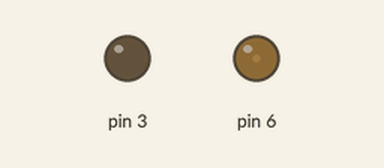
A sketch run on a simulated Arduino Uno, built with avr-gcc and run on an emulated ATmega328P. Parts: output pins drawn as LEDs (lit = HIGH).

Above: at 0.05 s.
At 11.55 s:
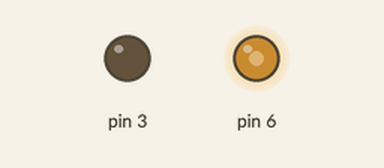
At 23.0 s:
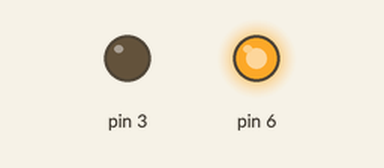
At 39.85 s:
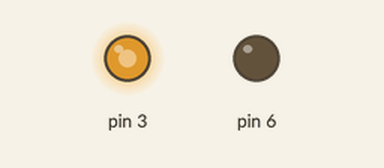
Timing chart, 0 to 40.0 s (numbered marks = the images above):
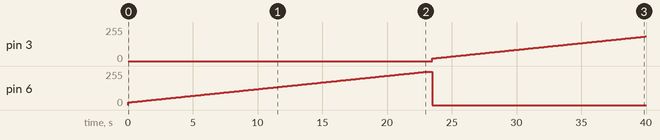

The sketch:

motor_speed_pwm.ino
```cpp
void setup() {
  // put your setup code here, to run once:
  pinMode(6,OUTPUT);
  pinMode(3,OUTPUT);

  digitalWrite(6,LOW);
  digitalWrite(3,LOW);


}

void loop() {
  // put your main code here, to run repeatedly:

  int motor_speed = 0;
  for(motor_speed = 20;motor_speed < 250;motor_speed++)
    {
      analogWrite(6,motor_speed);
      digitalWrite(3,LOW);
      delay(100);
    }

    delay(500);

  for(motor_speed = 20;motor_speed < 250;motor_speed++)
    {
      analogWrite(3,motor_speed);
      digitalWrite(6,LOW);
      delay(100);
    }

    delay(500);

}
```

Measured:
- by itself, pin 3: moves from 0/255 to 184/255 over 16.4 s
- by itself, pin 6: rises from 0/255 to 249/255 in 22.9 s, then falls to 0/255 in 0.60 s
